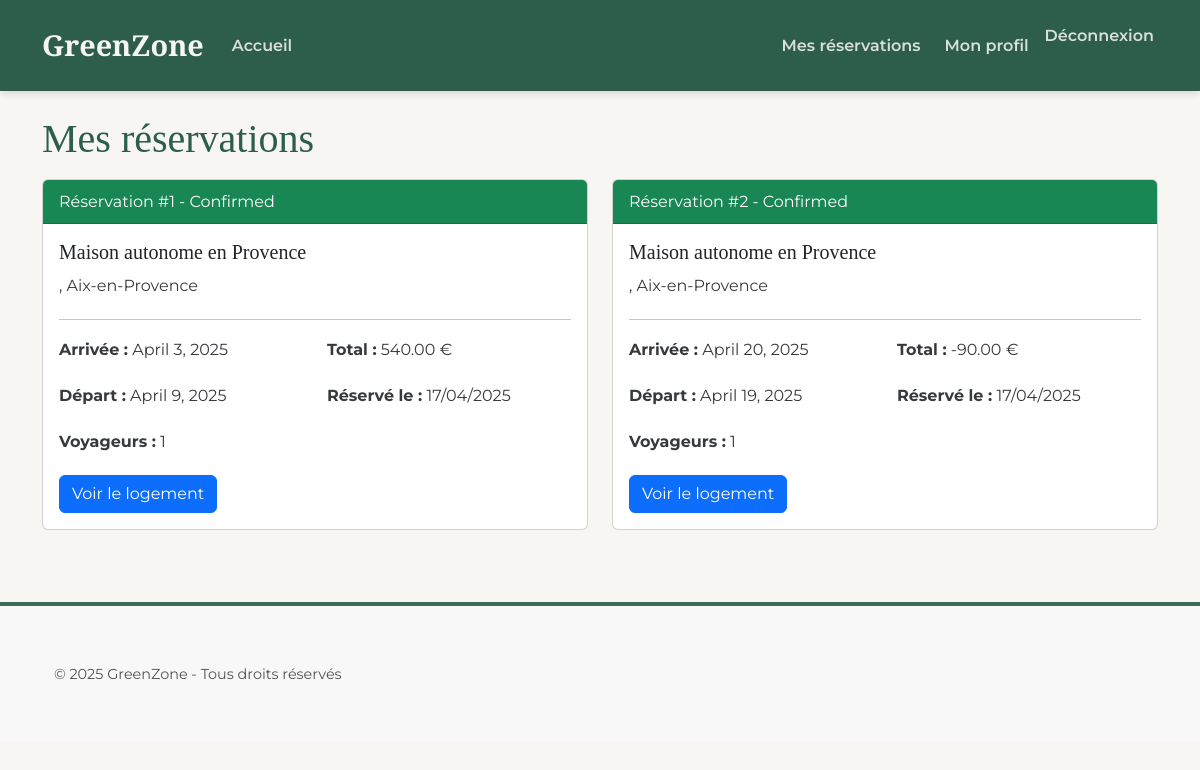
The page /bookings/dashboard/ (signed in) on the database as committed earlier.
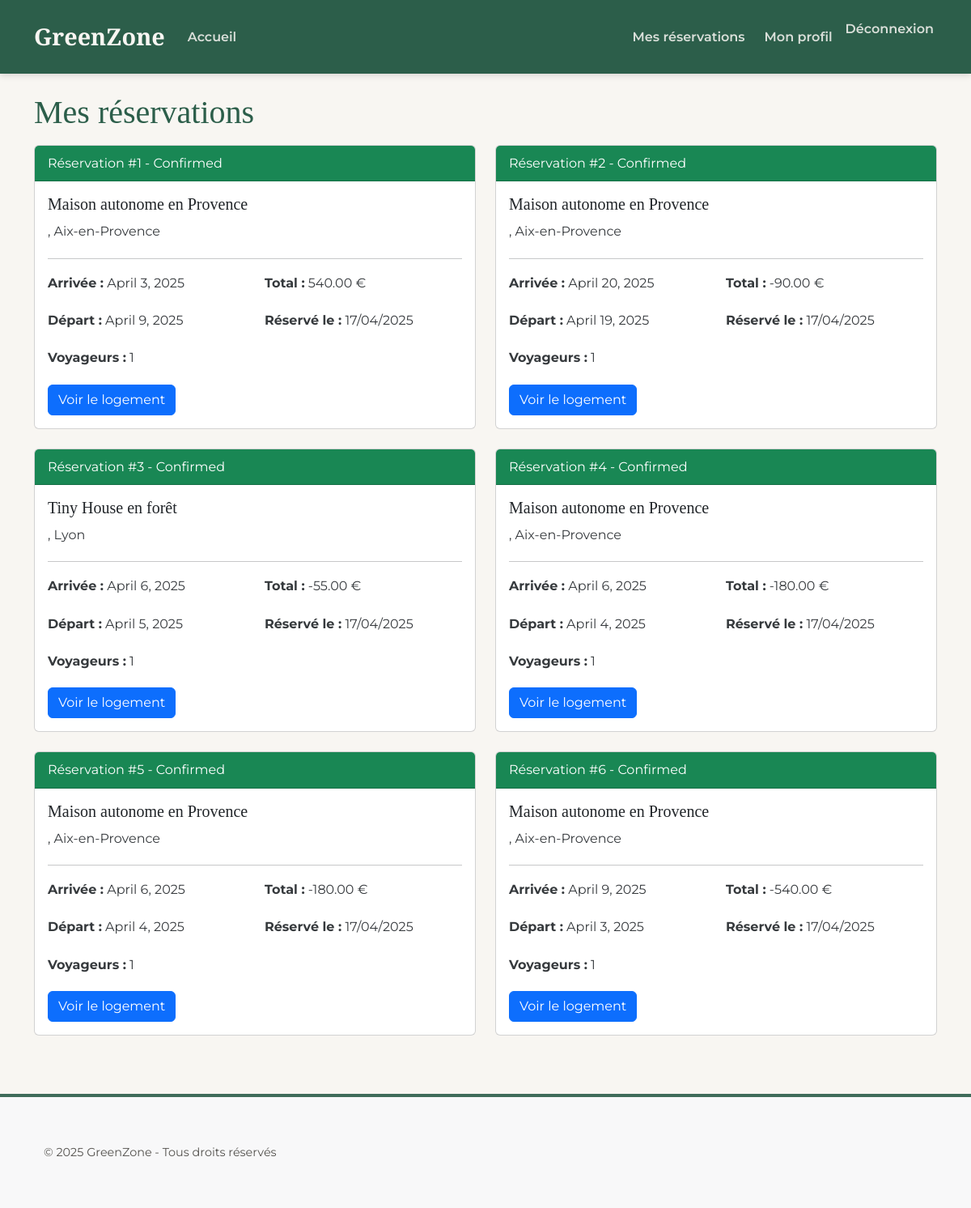
The same page on the database as committed later.
### bookings/models.py (models this page shows)
class Booking(models.Model):
    STATUS_CHOICES = (
        ('pending', 'Pending'),
        ('confirmed', 'Confirmed'),
        ('cancelled', 'Cancelled'),
    )
    accommodation = models.ForeignKey(Accommodation, on_delete=models.CASCADE)
    user = models.ForeignKey('auth.User', on_delete=models.CASCADE)
    check_in_date = models.DateField()
    check_out_date = models.DateField()
    guests = models.IntegerField(default=1)
    status = models.CharField(max_length=20, choices=STATUS_CHOICES, default='pending')
    created_at = models.DateTimeField(auto_now_add=True)
    total_price = models.DecimalField(max_digits=10, decimal_places=2)

### accommodations/models.py (models this page shows, shortened)
class Accommodation(models.Model):
    title = models.CharField(max_length=200)
    description = models.TextField()
    city = models.CharField(max_length=100)
    price_per_night = models.DecimalField(max_digits=10, decimal_places=2)
    capacity = models.IntegerField(default=1)
    owner = models.ForeignKey('auth.User', on_delete=models.CASCADE)
    image = models.ImageField(upload_to='accommodations/', null=True, blank=True)  # 👈 simple et direct

### bookings/views.py (the view)
# urls.py: path('dashboard/', views.booking_dashboard, name='booking_dashboard'),
@login_required
def booking_dashboard(request):
    bookings = Booking.objects.filter(user=request.user)
    return render(request, 'bookings/dashboard.html', {'bookings': bookings})

### bookings/templates/bookings/dashboard.html (shortened to what this page needs)
{% extends 'base.html' %}
{% block content %}
<h1>Mes réservations</h1>
<div class="row">
    {% for booking in bookings %}
        <div class="col-md-6 mb-4">
            <div class="card h-100">
                <div class="card-header
                    {% if booking.status == 'confirmed' %}bg-success text-white
                    {% elif booking.status == 'cancelled' %}bg-danger text-white
                    {% else %}bg-warning{% endif %}">
                    Réservation #{{ booking.id }} - {{ booking.get_status_display }}
                </div>
                <div class="card-body">
                    <h5 class="card-title">{{ booking.accommodation.title }}</h5>
                    <p>{{ booking.accommodation.address }}, {{ booking.accommodation.city }}</p>
                    <hr>
                    <div class="row">
                        <div class="col-md-6">
                            <p><strong>Arrivée :</strong> {{ booking.check_in_date }}</p>
                            <p><strong>Départ :</strong> {{ booking.check_out_date }}</p>
                            <p><strong>Voyageurs :</strong> {{ booking.guests }}</p>
                        </div>
                        <div class="col-md-6">
                            <p><strong>Total :</strong> {{ booking.total_price }} €</p>
                            <p><strong>Réservé le :</strong> {{ booking.created_at|date:"d/m/Y" }}</p>
                        </div>
                    </div>
                    <a href="{% url 'accommodation_detail' booking.accommodation.id %}" class="btn btn-primary">Voir le logement</a>
                </div>
            </div>
        </div>
    {% empty %}
        <div class="col-12">
            <div class="alert alert-info">
                Vous n'avez pas encore effectué de réservation.
            </div>
        </div>
    {% endfor %}
</div>
{% endblock %}

### templates/base.html (shortened to what this page needs)
<!DOCTYPE html>
<html lang="fr">
<head>
    <link href="https://cdn.jsdelivr.net/npm/bootstrap@5.3.0/dist/css/bootstrap.min.css" rel="stylesheet">
    {% load static %}
     <link rel="stylesheet" href="{% static 'css/main.css' %}">
</head>
<body>
    <nav class="navbar navbar-expand-lg navbar-light bg-light">
        <div class="container">
            <a class="navbar-brand" href="{% url 'accommodation_list' %}">GreenZone</a>
            <div class="collapse navbar-collapse" id="navbarNav">
                <ul class="navbar-nav">
                    <li class="nav-item">
                        <a class="nav-link" href="{% url 'accommodation_list' %}">Accueil</a>
                    </li>
                </ul>
                <ul class="navbar-nav ms-auto">
                    {% if user.is_authenticated %}
                        <li class="nav-item">
                            <a class="nav-link" href="{% url 'booking_dashboard' %}">Mes réservations</a>
                        </li>
                        <li class="nav-item">
                            <a class="nav-link" href="{% url 'profile' %}">Mon profil</a>
                        </li>
                        <li class="nav-item">
                            <form method="post" action="{% url 'logout' %}" class="d-inline">
                                <button type="submit" class="btn btn-link nav-link" style="padding: 0; border: none; background: none; cursor: pointer;">Déconnexion</button>
                            </form>
                        </li>
                    {% endif %}
                </ul>
            </div>
        </div>
    </nav>
    <div class="container mt-4">
        {% block content %}{% endblock %}
    </div>
    <footer class="bg-light text-center text-lg-start mt-5">
        <div class="container p-4">
            <p>© 2025 GreenZone - Tous droits réservés</p>
        </div>
    </footer>
</body>
</html>

### static/css/main.css (style rules this page uses)
:root { --color-primary: #2c5e4a; --color-secondary: #a0d2db; --color-accent: #e57c58; --color-background-light: #f8f6f2; --color-background-medium: #e8e4dc; --color-text-dark: #312e2a; --color-text-light: #f8f6f2; --color-text-link-light: rgba(248, 246, 242, 0.85); --color-text-link-light-hover: #ffffff; --font-primary: 'Montserrat', sans-serif; --font-headings: 'Playfair Display', serif; --transition-speed: 0.3s; --transition-timing: ease-in-out; }
html { scroll-behavior: smooth; }
body { font-family: var(--font-primary); background-color: var(--color-background-light); color: var(--color-text-dark); line-height: 1.7; display: flex; flex-direction: column; min-height: 100vh; }
h1, h2, h3, h4, h5, h6 { font-family: var(--font-headings); color: var(--color-primary); margin-bottom: 1rem; }
p { margin-bottom: 1.2rem; opacity: 0.9; }
a { color: var(--color-accent); text-decoration: none; transition: color var(--transition-speed) var(--transition-timing); }
.navbar { background-color: var(--color-primary) !important; padding-top: 1rem; padding-bottom: 1rem; box-shadow: 0 2px 8px rgba(0, 0, 0, 0.15); transition: background-color var(--transition-speed) var(--transition-timing); }
.navbar-brand { font-family: var(--font-headings); color: var(--color-text-light) !important; font-size: 1.8rem; font-weight: 700; transition: color var(--transition-speed) var(--transition-timing); }
.navbar .nav-link { color: var(--color-text-link-light) !important; font-family: var(--font-primary); font-weight: 600; font-size: 1rem; padding: 0.5rem 1rem; margin: 0 0.25rem; border-radius: 4px; transition: color var(--transition-speed) var(--transition-timing), background-color var(--transition-speed) var(--transition-timing); }
footer { background-color: var(--color-background-medium) !important; color: var(--color-text-dark); border-top: 4px solid var(--color-primary); padding: 2rem 0; margin-top: auto; text-align: center; opacity: 0.9; font-size: 0.9rem; }
footer p { margin-bottom: 0; }

Rows that differ between the two databases and show on the page:
added Booking: id "3", status "Confirmed", accommodation "Tiny House en forêt", accommodation.city "Lyon", check_in_date "April 6, 2025", check_out_date "April 5, 2025", guests "1", total_price "-55.00", created_at "17/04/2025"
added Booking: id "4", status "Confirmed", accommodation "Maison autonome en Provence", accommodation.city "Aix-en-Provence", check_in_date "April 6, 2025", check_out_date "April 4, 2025", guests "1", total_price "-180.00", created_at "17/04/2025"
added Booking: id "5", status "Confirmed", accommodation "Maison autonome en Provence", accommodation.city "Aix-en-Provence", check_in_date "April 6, 2025", check_out_date "April 4, 2025", guests "1", total_price "-180.00", created_at "17/04/2025"
added Booking: id "6", status "Confirmed", accommodation "Maison autonome en Provence", accommodation.city "Aix-en-Provence", check_in_date "April 9, 2025", check_out_date "April 3, 2025", guests "1", total_price "-540.00", created_at "17/04/2025"
